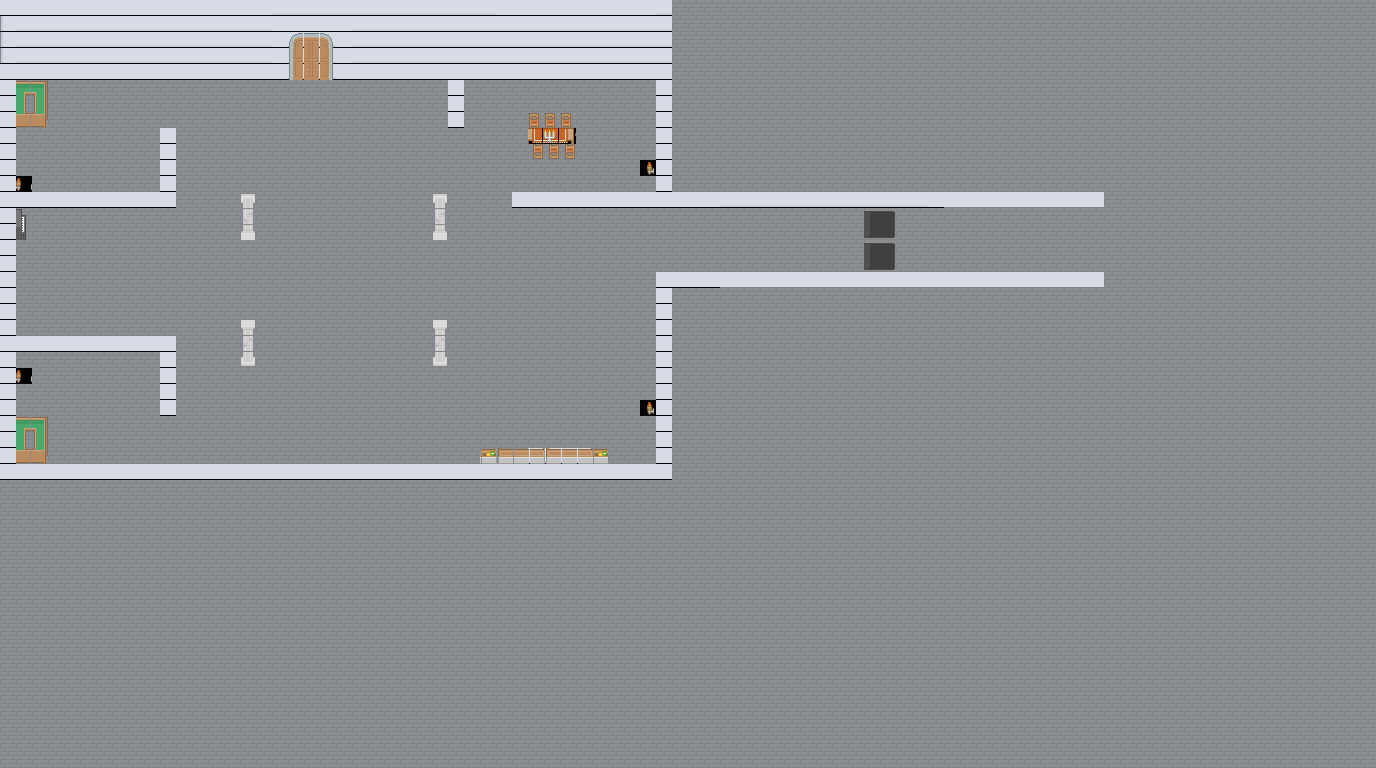

A 2D game scene composited from a Tiled map and its tileset images. What follows is a short description and the map's XML, with each tile layer's data collapsed to a summary:
An orthogonal 86x48 tile map with 16x16 px tiles, 3 tile layers (ground, objects, hanging) and 17 objects.

<map version="1.0" orientation="orthogonal" renderorder="right-down" width="86" height="48" tilewidth="16" tileheight="16" nextobjectid="1">
 <tileset firstgid="1" name="all" tilewidth="16" tileheight="16" spacing="1" tilecount="13166" columns="227">
  <image source="Tiles/all.png" width="3872" height="1001" />
  <tile id="2844">
   <objectgroup draworder="index">
    <object id="0" x="-4" y="0" width="20" height="16" />
   </objectgroup>
  </tile>
  <tile id="3087">
   <objectgroup draworder="index">
    <object id="0" x="0" y="0" width="16" height="16" />
   </objectgroup>
  </tile>
  <tile id="3089">
   <objectgroup draworder="index">
    <object id="0" x="0" y="-4" width="16" height="20" />
   </objectgroup>
  </tile>
  <tile id="3314">
   <objectgroup draworder="index">
    <object id="0" x="-4" y="0" width="24" height="16" />
   </objectgroup>
  </tile>
  <tile id="3316">
   <objectgroup draworder="index">
    <object id="0" x="-4" y="-4" width="20" height="20" />
   </objectgroup>
  </tile>
  <tile id="7056">
   <objectgroup draworder="index">
    <object id="0" x="0" y="0" width="16" height="16" />
   </objectgroup>
  </tile>
  <tile id="10690">
   <objectgroup draworder="index">
    <object id="0" x="0" y="0" width="12" height="16" />
   </objectgroup>
  </tile>
  <tile id="10697">
   <objectgroup draworder="index">
    <object id="0" x="4" y="0" width="8" height="16" />
   </objectgroup>
  </tile>
  <tile id="10916">
   <objectgroup draworder="index">
    <object id="0" x="0" y="0" width="16" height="16" />
   </objectgroup>
  </tile>
  <tile id="10917">
   <objectgroup draworder="index">
    <object id="0" x="0" y="0" width="16" height="16" />
   </objectgroup>
  </tile>
  <tile id="10923">
   <objectgroup draworder="index">
    <object id="0" x="0" y="0" width="16" height="16" />
   </objectgroup>
  </tile>
  <tile id="10924">
   <objectgroup draworder="index">
    <object id="0" x="0" y="0" width="16" height="16" />
   </objectgroup>
  </tile>
  <tile id="11382">
   <objectgroup draworder="index">
    <object id="0" x="0" y="0" width="16" height="16" />
    <object id="0" x="0" y="0" width="16" height="16" />
    <object id="0" x="0" y="0" width="16" height="16" />
    <object id="0" x="0" y="0" width="16" height="20" />
   </objectgroup>
  </tile>
  <tile id="11609">
   <objectgroup draworder="index">
    <object id="0" x="0" y="0" width="16" height="16" />
   </objectgroup>
  </tile>
 </tileset>
 <layer name="ground" width="86" height="48">
  <data>[4128 cells, 4128 non-empty, 9 distinct tile ids]</data>
 </layer>
 <layer name="objects" width="86" height="48">
  <data>[4128 cells, 143 non-empty, 31 distinct tile ids]</data>
 </layer>
 <layer name="hanging" width="86" height="48">
  <data>[4128 cells, 0 non-empty, 0 distinct tile ids]</data>
 </layer>
</map>